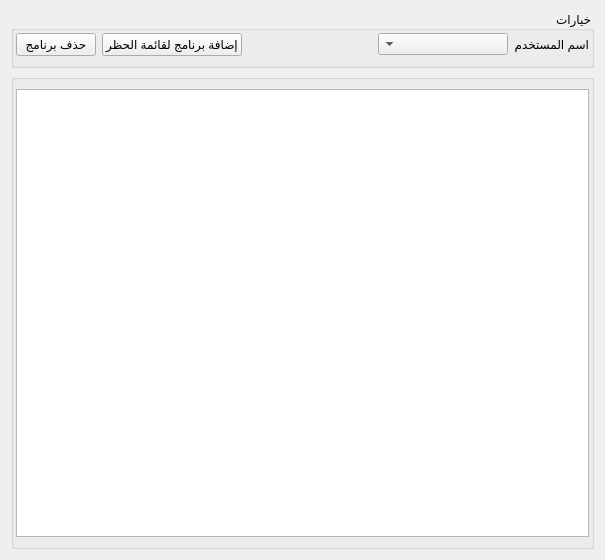
<?xml version="1.0" encoding="UTF-8"?>
<ui version="4.0">
 <class>ProgramLockerWidget</class>
 <widget class="QWidget" name="ProgramLockerWidget">
  <property name="geometry">
   <rect>
    <x>0</x>
    <y>0</y>
    <width>605</width>
    <height>560</height>
   </rect>
  </property>
  <property name="windowTitle">
   <string>Form</string>
  </property>
  <property name="layoutDirection">
   <enum>Qt::RightToLeft</enum>
  </property>
  <layout class="QGridLayout" name="gridLayout_2">
   <item row="0" column="0">
    <widget class="QGroupBox" name="groupBox_1">
     <property name="sizePolicy">
      <sizepolicy hsizetype="Preferred" vsizetype="Preferred">
       <horstretch>0</horstretch>
       <verstretch>0</verstretch>
      </sizepolicy>
     </property>
     <property name="title">
      <string>خيارات</string>
     </property>
     <property name="flat">
      <bool>true</bool>
     </property>
     <layout class="QGridLayout" name="gridLayout">
      <property name="leftMargin">
       <number>2</number>
      </property>
      <property name="topMargin">
       <number>2</number>
      </property>
      <property name="rightMargin">
       <number>2</number>
      </property>
      <item row="0" column="0">
       <widget class="QLabel" name="label">
        <property name="text">
         <string>اسم المستخدم</string>
        </property>
       </widget>
      </item>
      <item row="0" column="1">
       <widget class="QComboBox" name="userNameComboBox">
        <property name="sizePolicy">
         <sizepolicy hsizetype="Expanding" vsizetype="Fixed">
          <horstretch>0</horstretch>
          <verstretch>0</verstretch>
         </sizepolicy>
        </property>
       </widget>
      </item>
      <item row="0" column="2">
       <spacer name="horizontalSpacer_23">
        <property name="orientation">
         <enum>Qt::Horizontal</enum>
        </property>
        <property name="sizeHint" stdset="0">
         <size>
          <width>118</width>
          <height>20</height>
         </size>
        </property>
       </spacer>
      </item>
      <item row="0" column="3">
       <widget class="QPushButton" name="addButton">
        <property name="text">
         <string>إضافة برنامج لقائمة الحظر</string>
        </property>
        <property name="icon">
         <iconset resource="CoEIAHajeb.qrc">
          <normaloff>:/images/add.png</normaloff>:/images/add.png</iconset>
        </property>
       </widget>
      </item>
      <item row="0" column="4">
       <widget class="QPushButton" name="deleteButton">
        <property name="text">
         <string>حذف برنامج</string>
        </property>
        <property name="icon">
         <iconset resource="CoEIAHajeb.qrc">
          <normaloff>:/images/cancel.png</normaloff>:/images/cancel.png</iconset>
        </property>
       </widget>
      </item>
     </layout>
    </widget>
   </item>
   <item row="1" column="0">
    <widget class="QGroupBox" name="programGroupBox">
     <property name="title">
      <string/>
     </property>
     <property name="flat">
      <bool>true</bool>
     </property>
     <layout class="QGridLayout" name="gridLayout_10">
      <property name="leftMargin">
       <number>2</number>
      </property>
      <property name="rightMargin">
       <number>2</number>
      </property>
      <item row="0" column="0">
       <widget class="QTableView" name="tableView"/>
      </item>
     </layout>
    </widget>
   </item>
  </layout>
 </widget>
 <resources>
  <include location="CoEIAHajeb.qrc"/>
 </resources>
 <connections/>
</ui>
